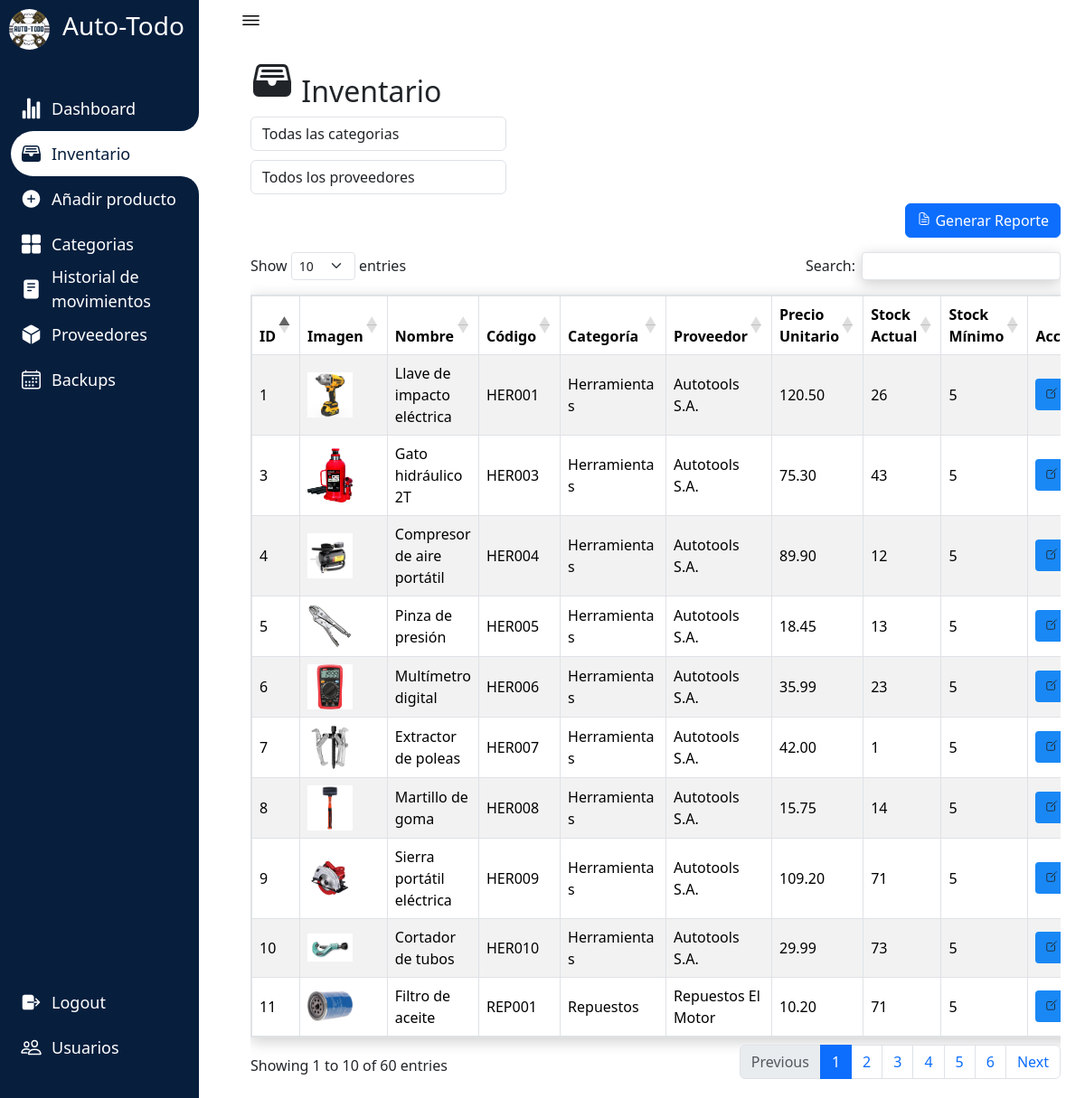
The app's page /views/Inventory.php (signed in) with its own data.
### tables this page shows
CREATE TABLE `producto` (
  `id_producto` int(11) NOT NULL AUTO_INCREMENT,
  `nombre` varchar(100) DEFAULT NULL,
  `codigo` varchar(50) DEFAULT NULL,
  `id_categoria` int(11) DEFAULT NULL,
  `id_proveedor` int(11) DEFAULT NULL,
  `precio_unitario` decimal(10,2) DEFAULT NULL,
  `stock_actual` int(11) DEFAULT NULL,
  `stock_minimo` int(11) DEFAULT NULL,
  `imagen` varchar(150) DEFAULT NULL,
  PRIMARY KEY (`id_producto`),
  KEY `id_proveedor_foreign` (`id_proveedor`),
  KEY `id_categoria_foreign` (`id_categoria`) USING BTREE,
  CONSTRAINT `id_categoria_foreforeign` FOREIGN KEY (`id_categoria`) REFERENCES `categoria` (`id_categoria`),
  CONSTRAINT `id_proveedor_foreign` FOREIGN KEY (`id_proveedor`) REFERENCES `proveedor` (`id_proveedor`)
);

CREATE TABLE `categoria` (
  `id_categoria` int(11) NOT NULL AUTO_INCREMENT,
  `nombre` varchar(50) DEFAULT NULL,
  `descripcion` text DEFAULT NULL,
  PRIMARY KEY (`id_categoria`)
);

CREATE TABLE `proveedor` (
  `id_proveedor` int(11) NOT NULL AUTO_INCREMENT,
  `nombre` varchar(100) DEFAULT NULL,
  `contacto` varchar(100) DEFAULT NULL,
  `direccion` varchar(150) DEFAULT NULL,
  `telefono` int(11) DEFAULT NULL,
  PRIMARY KEY (`id_proveedor`)
);

### views/Inventory.php (the view, shortened to what this page needs)
<?php
require_once "../system/config.php";
$id_usuario = (int) $_SESSION['id_usuario'];
        $sql = "SELECT * FROM usuarios WHERE id_usuario = ?";
        $stmt = $conn->prepare($sql);
        $stmt->bind_param("i", $id_usuario);
        $stmt->execute();
        $resultado = $stmt->get_result();
        if ($row = $resultado->fetch_assoc()) {
            $rol = $row['rol'];
        } else {
            echo "Usuario no encontrado.";
        }
?>
<!DOCTYPE html>
<html lang="en">
<head>
    <link rel="stylesheet" href="../assets/css/testin3.css">
    <link href="https://cdn.jsdelivr.net/npm/bootstrap@5.3.1/dist/css/bootstrap.min.css" rel="stylesheet">
    <link rel="stylesheet"
        href="https://cdn.rawgit.com/sachinchoolur/lightgallery.js/master/dist/css/lightgallery.min.css">
    <link href="https://cdn.datatables.net/1.10.25/css/dataTables.bootstrap.min.css" rel="stylesheet" />
    <link rel="stylesheet" href="https://cdn.datatables.net/1.13.7/css/dataTables.bootstrap5.min.css">
</head>
<body>
    <?php
        $id_usuario = (int) $_SESSION['id_usuario'];
        $sql = "SELECT * FROM usuarios WHERE id_usuario = ?";
        $stmt = $conn->prepare($sql);
        $stmt->bind_param("i", $id_usuario);
        $stmt->execute();
        $resultado = $stmt->get_result();
        if ($row = $resultado->fetch_assoc()) {
            $rol = $row['rol'];
        } else {
            echo "Usuario no encontrado.";
        }
        if($rol === "admin"){
        include '../includes/sidebar_admin.php';
        }else if($rol === "usuario"){
            include '../includes/sidebar_usuario.php';
        }
    ?>
    <section class="dashboard">
        <div class="top">
            <ion-icon class="navToggle" name="menu-outline"></ion-icon>
        </div>
        <div class="content-wrapper">
            <div class="container">
                <div class="row">
                    <div class="col-md-12" style="display:flex;">
                        <h2 class="mt-3 mt-md-0">
                            <ion-icon name="file-tray-full" style="font-size:1.5em;"></ion-icon> Inventario
                        </h2>
                    </div>
                </div>
                <div class="row">
                    <div class="col-md-4">
                        <select name="category" id="category" class="form-control" onchange="filterTable()"
                            style="margin-bottom:10px;">
                            <option value="">Todas las categorias</option>
                        </select>
                    </div>
                </div>
                <div class="row">
                    <div class="col-md-4">
                        <select name="supplier" id="supplier" class="form-control" onchange="filterTable()"
                            style="margin-bottom:10px;">
                            <option value="">Todos los proveedores</option>
                        </select>
                    </div>
                </div>
                <div class="row" id="lightgallery">
                    <div class="col-md-12">
                        <div class="table-responsive">
                            <table class="table table-bordered table-striped" id="inventory"
                                style="border-top: 1px solid #dee2e6; border-left: 1px solid #dee2e6; border-bottom: 1px solid #dee2e6;">
                                <thead>
                                    <th style="width:60px;">ID</th>
                                    <th style="width:80px;">Imagen</th>
                                    <th style="width:100px;">Nombre</th>
                                    <th style="width:80px;">Código</th>
                                    <th style="width:80px;">Categoría</th>
                                    <th style="width:100px;">Proveedor</th>
                                    <th style="width:100px;">Precio Unitario</th>
                                    <th style="width:80px;">Stock Actual</th>
                                    <th style="width:80px;">Stock Mínimo</th>
                                    <th style="max-width:90px;">Acciones</th>
                                </thead>
                                <tbody>
                                    <?php
                                        $sql=mysqli_query($conn, "SELECT * FROM producto");
                                        $row=mysqli_num_rows($sql);
                                        if($row >0){
                                            while($row =mysqli_fetch_array($sql)){
                                    ?>
                                    <tr style="vertical-align: middle;">
                                        <td><?php echo $row['id_producto'];?></td>
                                        <td><img src="<?php echo $row['imagen'];?>" alt="Product Image"
                                                onclick="toggleImageSize(this)" class="zoomable-image"
                                                style="text-align:center; width:50px; height:50;"></td>
                                        <td><?php echo $row['nombre'];?></td>
                                        <td><?php echo $row['codigo'];?></td>
                                        <?php
                                            $cat_id = $row['id_categoria'];
                                            $cat_query = mysqli_query($conn, "SELECT nombre FROM categoria WHERE id_categoria = $cat_id");
                                            $cat_row = mysqli_fetch_assoc($cat_query);
                                            $cat_name = $cat_row ? $cat_row['nombre'] : 'Sin categoría';
                                            ?>
                                        <td><?php echo $cat_name; ?></td>
                                        <?php
                                            $cat_id = $row['id_proveedor'];
                                            $cat_query = mysqli_query($conn, "SELECT nombre FROM proveedor WHERE id_proveedor = $cat_id");
                                            $cat_row = mysqli_fetch_assoc($cat_query);
                                            $cat_name = $cat_row ? $cat_row['nombre'] : 'Sin categoría';
                                            ?>
                                        <td><?php echo $cat_name; ?></td>
                                        <td><?php echo $row['precio_unitario'];?></td>
                                        <td><?php echo $row['stock_actual'];?></td>
                                        <td><?php echo $row['stock_minimo'];?></td>
                                        <td>
                                            <a href="../controllers/editproduct.php?editid=<?php echo htmlentities($row['id_producto']);?>"
                                                class="btn btn-sm" style="background-color:#1988F5; margin-right:5px;">
                                                <ion-icon name="create-outline"></ion-icon>
                                            </a>
                                        </td>
                                    </tr>
                                    <?php
                                }
                            }
                            ?>
                                </tbody>
                                <div class="d-flex justify-content-end mb-3">
                                    <button type="button" class="btn btn-primary" data-bs-toggle="modal"
                                        data-bs-target="#modalReporteInventario">
                                        <ion-icon name="document-text-outline"></ion-icon> Generar Reporte
                                    </button>
                                </div>
                            </table>
                        </div>
                    </div>
                </div>
            </div>
        </div>
    </section>
</body>
</html>

### includes/sidebar_admin.php (shortened to what this page needs)
<nav>
    <div class="logo">
        <div class="logo-image">
            <?php
        echo '<img src="../assets/img/Logo.jpg" alt="Company Logo" class="logoimage">';
    ?>
        </div>
        <div class="logo-name">
            <h3>Auto-Todo</h3>
        </div>
    </div>
    <div class="menu-items">
        <ul class="navLinks">
            <li class="navList">
                <a href="../views/Dashboard.php" class="sidebar-link">
                    <ion-icon name="stats-chart"></ion-icon>
                    <span class="links">Dashboard</span>
                </a>
            </li>
            <li class="navList">
                <a href="../views/Inventory.php" class="sidebar-link">
                    <ion-icon name="file-tray-full"></ion-icon>
                    <span class="links">Inventario</span>
                </a>
            </li>
            <li class="navList">
                <a href="../controllers/Product.php" class="sidebar-link">
                    <ion-icon name="add-circle"></ion-icon>
                    <span class="links">Añadir producto</span>
                </a>
            </li>
            <li class="navList">
                <a href="../views/Category.php" class="sidebar-link">
                    <ion-icon name="grid"></ion-icon>
                    <span class="links">Categorias</span>
                </a>
            </li>
            <li class="navList">
                <a href="../views/History.php" class="sidebar-link">
                    <ion-icon name="reader"></ion-icon>
                    <span class="links">Historial de movimientos</span>
                </a>
            </li>
            <li class="navList">
                <a href="../views/Suppliers.php" class="sidebar-link">
                    <ion-icon ion-icon name="cube"></ion-icon>
                    <span class="links">Proveedores</span>
                </a>
            </li>
            <li class="navList">
                <a href="../views/CreateBackup.php" class="sidebar-link">
                    <ion-icon name="calendar-outline"></ion-icon>
                    <span class="links">Backups</span>
                </a>
            </li>
        </ul>
        <ul class="bottom-link">
            <li class="navList">
                <a href="../controllers/Logout.php" class="sidebar-link" onclick="return confirm('¿Seguro de que quiere cerrar sesión?');">
                    <ion-icon name="log-out"></ion-icon>
                    <span class="links">Logout</span>
                </a>
            </li>
            <li class="navList">
                <a href="../views/Users.php" class="sidebar-link">
                    <ion-icon name="people-outline"></ion-icon>
                    <span class="links">Usuarios</span>
                </a>
            </li>
        </ul>
    </div>
</nav>

### assets/css/testin3.css (style rules this page uses)
* { margin: 0; padding: 0; box-sizing: border-box; }
:root { --primary-color:#071e3d; --nav-color: #071e3d; --dash-color: #fff; --logo-color: #fff; --text-color: #000; --text-color-light: #333; --white: #fff; --border-color: #ccc; --toggle-color: #fff; --title-icon-color: #fff; --time-03: all 0.3s linear; --time-02: all 0.2s linear; }
body { width: 100%; min-height: 100vh; background-color: var(--dash-color); font-family: 'Poppins', sans-serif; }
nav { position: fixed; top: 0; left: 0; height: 100%; width: 220px; background-color: var(--nav-color); padding: 10px 0 10px 10px; transition: var(--time-03); }
nav .logo { display: flex; align-items: center; }
.logoimage { border-radius:50%; }
nav .logo-image { width: 45px; height: 45px; border-radius: 50%; }
nav .logo-image img { width: 45px; height: 45px; object-fit: cover; }
nav .logo .logo-name { font-size: 22px; font-weight: 600; color: var(--logo-color); margin-left: 14px; white-space: nowrap; transition: var(--time-02); }
nav .menu-items { margin-top: 40px; display: flex; flex-direction: column; height: calc(100% - 90px); justify-content: space-between; }
nav .menu-items li { list-style: none; }
nav .menu-items li a { display: flex; align-items: center; margin-left:-30px; height: 50px; text-decoration: none; }
nav .menu-items li.active a { border-top-left-radius: 25px; border-bottom-left-radius: 25px; position: relative; }
nav .menu-items li a ion-icon { color: var(--white); font-size: 24px; min-width: 45px; }
nav .menu-items li a .links { font-size: 18px; color: var(--white); transition: var(--time-02); }
nav .menu-items li.active a { background-color: var(--dash-color); }
nav .menu-items li.active a:before { content: ''; position: absolute; width: 40px; height: 40px; right: 0; top: -40px; border-radius: 50%; box-shadow: 20px 20px var(--dash-color); pointer-events: none; }
nav .menu-items li.active a:after { content: ''; position: absolute; width: 40px; height: 40px; right: 0; bottom: -40px; border-radius: 50%; box-shadow: 20px -20px var(--dash-color); pointer-events: none; }
nav .menu-items li.active a .links { color: var(--primary-color); }
nav .menu-items li.active a ion-icon { color: var(--primary-color); }
.dashboard { position: relative; left: 250px; width: calc(100% - 250px); min-height: 100vh; background-color: var(--dash-color); padding: 10px 15px; transition: var(--time-03); }
.dashboard .top { position: fixed; background-color: var(--dash-color); display: flex; justify-content: space-between; align-items: center; left: 250px; top: 0; padding: 10px 15px; width: calc(100% - 250px); transition: var(--time-03); z-index: 100; }
.dashboard .top .navToggle { font-size: 25px; color: var(--text-color); cursor: pointer; }
.container { padding:1%; background-color: white; margin-top:5%; transition: border-radius 0.5s cubic-bezier(0.175, 0.885, 0.32, 1.275); }
.content-wrapper { margin-top: 20px; transition: all 0.3s ease-in-out; }
.table td .btn { white-space: nowrap; padding: 6px 10px; }
.dashboard .content-wrapper { top: 0; transition: var(--time-03); }
.zoomable-image { cursor: pointer; transition: width 0.3s ease-in-out; max-width: 100%; height: auto; }
#inventory tbody td { word-wrap: break-word; max-width: 100px; }
table { box-shadow: 0 4px 16px rgba(0, 0, 0, 0.2); }
.table-responsive { min-height: 300px; }

### records on screen
producto: id_producto "1", imagen (picture), nombre "Llave de impacto eléctrica", codigo "HER001", id_categoria.nombre "Herramientas", id_proveedor.nombre "Autotools S.A.", precio_unitario "120.50", stock_actual "26", stock_minimo "5"
producto: id_producto "3", imagen (picture), nombre "Gato hidráulico 2T", codigo "HER003", id_categoria.nombre "Herramientas", id_proveedor.nombre "Autotools S.A.", precio_unitario "75.30", stock_actual "43", stock_minimo "5"
producto: id_producto "4", imagen (picture), nombre "Compresor de aire portátil", codigo "HER004", id_categoria.nombre "Herramientas", id_proveedor.nombre "Autotools S.A.", precio_unitario "89.90", stock_actual "12", stock_minimo "5"
producto: id_producto "5", imagen (picture), nombre "Pinza de presión", codigo "HER005", id_categoria.nombre "Herramientas", id_proveedor.nombre "Autotools S.A.", precio_unitario "18.45", stock_actual "13", stock_minimo "5"
producto: id_producto "6", imagen (picture), nombre "Multímetro digital", codigo "HER006", id_categoria.nombre "Herramientas", id_proveedor.nombre "Autotools S.A.", precio_unitario "35.99", stock_actual "23", stock_minimo "5"
producto: id_producto "7", imagen (picture), nombre "Extractor de poleas", codigo "HER007", id_categoria.nombre "Herramientas", id_proveedor.nombre "Autotools S.A.", precio_unitario "42.00", stock_actual "1", stock_minimo "5"
producto: id_producto "8", imagen (picture), nombre "Martillo de goma", codigo "HER008", id_categoria.nombre "Herramientas", id_proveedor.nombre "Autotools S.A.", precio_unitario "15.75", stock_actual "14", stock_minimo "5"
producto: id_producto "9", imagen (picture), nombre "Sierra portátil eléctrica", codigo "HER009", id_categoria.nombre "Herramientas", id_proveedor.nombre "Autotools S.A.", precio_unitario "109.20", stock_actual "71", stock_minimo "5"
producto: id_producto "10", imagen (picture), nombre "Cortador de tubos", codigo "HER010", id_categoria.nombre "Herramientas", id_proveedor.nombre "Autotools S.A.", precio_unitario "29.99", stock_actual "73", stock_minimo "5"
producto: id_producto "11", imagen (picture), nombre "Filtro de aceite", codigo "REP001", id_categoria.nombre "Repuestos", id_proveedor.nombre "Repuestos El Motor", precio_unitario "10.20", stock_actual "71", stock_minimo "5"
